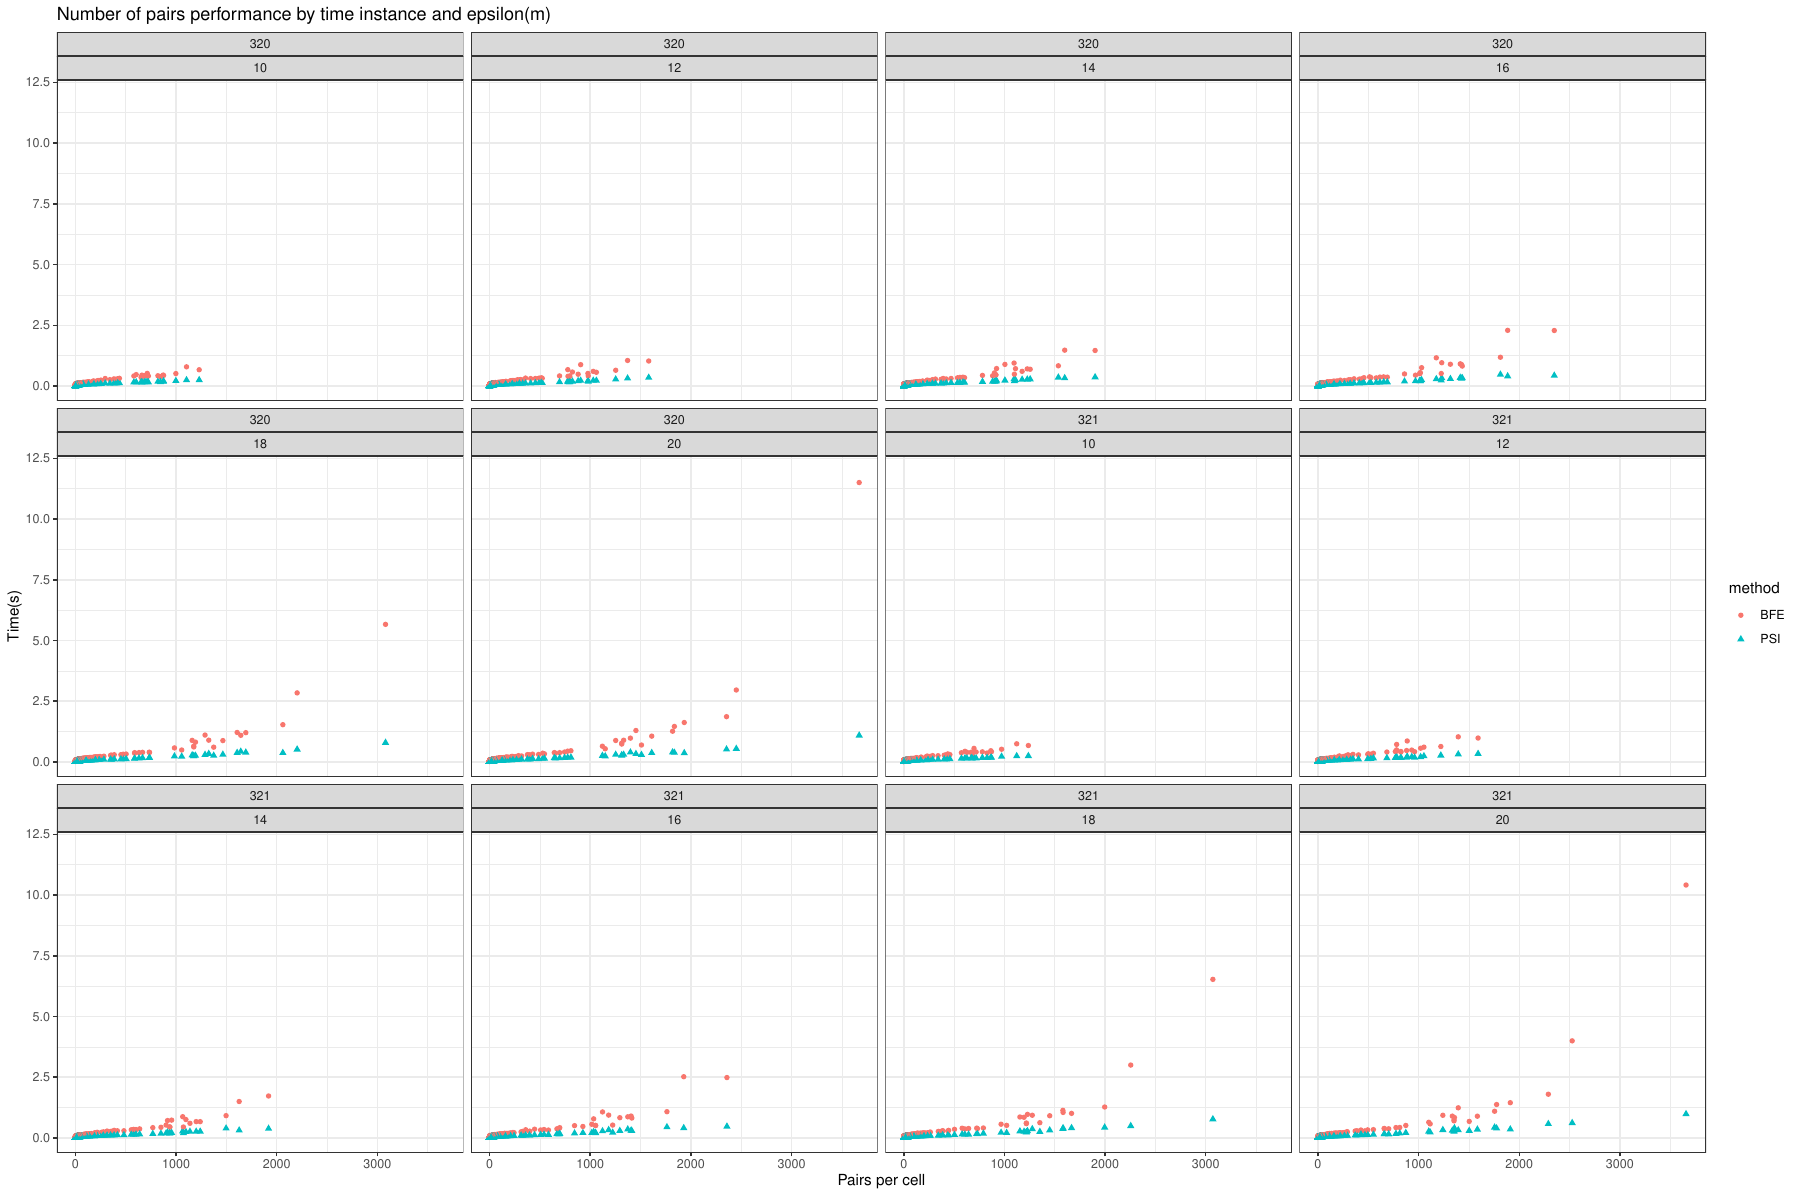

The script that saved this image:
library(tidyverse)
library(latex2exp)

fields <- c("ts","start","host", "tag", "z", "appId","partitions","dataset","epsilon","mu","delta","method","stage","time")  
times <- enframe(read_lines( "psi_runner_datasets1.txt" ), value = "line") |>
  separate(col = line, into = fields, sep = "\\|") |>
  separate(col = dataset, into = c("tinstance", "cellId"), sep = "_") |>
  select(tinstance, cellId, method, epsilon, time) |>
  separate(col = tinstance, into = c(NA, "tinstance"), sep = "T") |>
  separate(col = cellId, into = c(NA, "cellId"), sep = "cell") |>
  mutate(tinstance = as.numeric(tinstance), 
         cellId    = as.numeric(cellId), 
         epsilon   = as.numeric(epsilon), 
         time      = as.numeric(time)) |>
  select(tinstance, cellId,  epsilon, method, time) |>
  group_by(tinstance, cellId, method, epsilon) |> 
  summarise(time = mean(time)) 

fields <- c("ts","start","host", "tag", "z", "appId","partitions","dataset","epsilon","mu","delta","method","stage","n")  
pairs <- enframe(read_lines( "psi_pairs.txt" ), value = "line") |>
  separate(col = line, into = fields, sep = "\\|") |>
  separate(col = dataset, into = c("tinstance", "cellId"), sep = "_") |>
  select(tinstance, cellId, epsilon, n) |>
  separate(col = tinstance, into = c(NA, "tinstance"), sep = "T") |>
  separate(col = cellId, into = c(NA, "cellId"), sep = "cell") |>
  mutate(tinstance = as.numeric(tinstance), 
         cellId    = as.numeric(cellId), 
         epsilon   = as.numeric(epsilon), 
         n         = as.numeric(n)) |>
  select(tinstance, cellId, epsilon, n) |>
  group_by(tinstance, cellId, epsilon) |> 
  summarise(n = max(n)) 

data <- times |> inner_join(pairs, by = c("tinstance", "cellId", "epsilon"))

p = ggplot(data, aes(x = n, y = time, shape = method, color = method)) +
  geom_point() +
  ggtitle(paste("Number of pairs performance by time instance and epsilon(m)")) + 
  ylim(0, 12) +
  labs(x=TeX("Pairs per cell"), y="Time(s)") +
  facet_wrap(~ tinstance + epsilon) +
  theme_bw() 
plot(p)  

W = 18
H = 12
ggsave(paste0("psi_pairs.pdf"), width = W, height = H)

pairs |> 
  filter(epsilon == 20) |> 
  select(tinstance, cellId, n) |>
  write_tsv("npairs.tsv", col_names = F)
